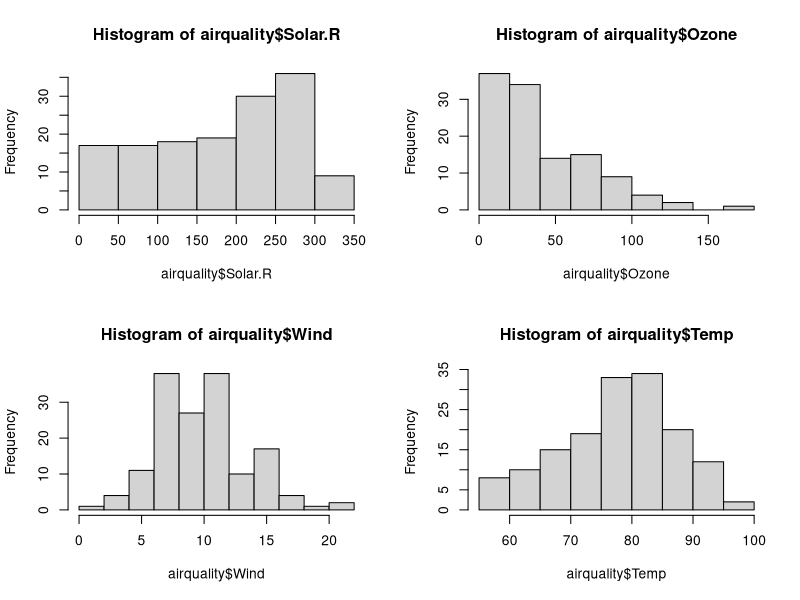
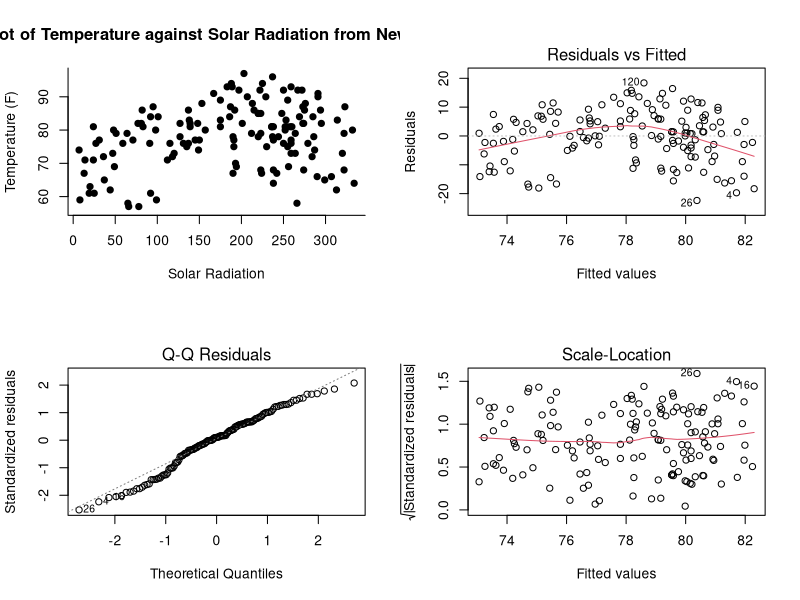
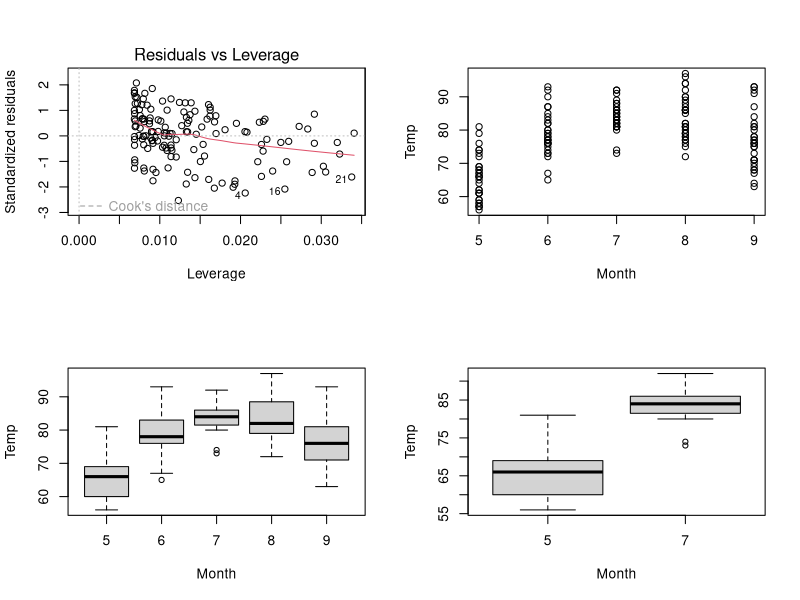
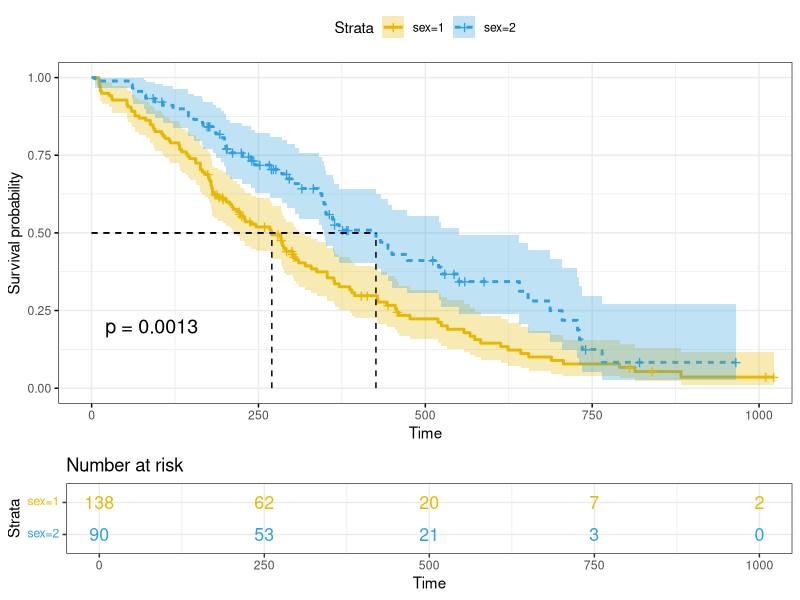

Recreate these plots in R, in order.
## ---- chunk 1
knitr::opts_chunk$set(echo = TRUE)
library(ggplot2)
## ---- chunk 2
data(airquality)
str(airquality)
head(airquality)
## ---- chunk 3
summary(airquality)
range(airquality$Solar.R)

## ---- chunk 4
par(mfrow=c(2,2)) # creates a panel of four plots (2 rows, 2 cols)
hist(airquality$Solar.R)
hist(airquality$Ozone)
hist(airquality$Wind)
hist(airquality$Temp)
## ---- chunk 5
plot(Temp ~ Solar.R, airquality, main="Plot of Temperature against Solar Radiation from New York", xlab="Solar Radiation", ylab="Temperature (F)", bty="l", pch=19)
## ---- chunk 6
cor.test(airquality$Temp, airquality$Solar.R)
## ---- chunk 7
m1 <- lm(Temp~Solar.R, data=airquality) 
summary(m1)
anova(m1)
## ---- chunk 8
plot(m1)
## ---- chunk 9
plot(Temp~Month, airquality)
boxplot(Temp~Month, airquality)
## ---- chunk 10
mj <- subset(airquality, airquality$Month==5 | airquality$Month==7)
levels(as.factor(mj$Month))
boxplot(Temp~Month, mj)
t.test(mj$Temp, mj$Month)
## ---- chunk 11
library(survival)
library(survminer)
data(lung)
str(lung)
## ---- chunk 12
fit <- survfit(Surv(time, status) ~ sex, data = lung)
print(fit)
summary(fit)$table
## ---- chunk 13
d <- data.frame(time = fit$time,
                  n.risk = fit$n.risk,
                  n.event = fit$n.event,
                  n.censor = fit$n.censor,
                  surv = fit$surv,
                  upper = fit$upper,
                  lower = fit$lower)
head(d)
## ---- chunk 14
ggsurvplot(fit,
          pval = TRUE, conf.int = TRUE,
          risk.table = TRUE, # Add risk table
          risk.table.col = "strata", # Change risk table color by groups
          linetype = "strata", # Change line type by groups
          surv.median.line = "hv", # Specify median survival
          ggtheme = theme_bw(), # Change ggplot2 theme
          palette = c("#E7B800", "#2E9FDF"))
